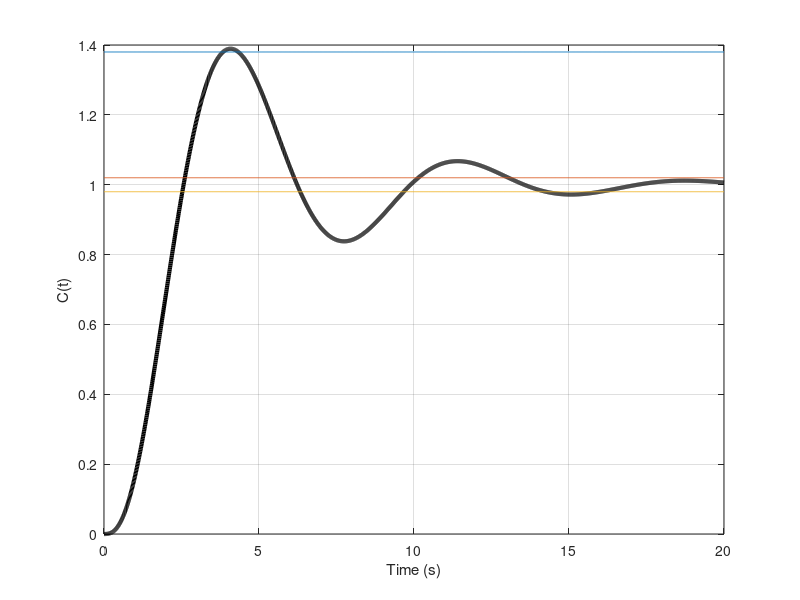

The MATLAB script that drew this image:
K=2;
num=[K];
den=[1 3 2 K];
sys=tf(num,den);
t=[0:0.01:20];
y=step(sys,t);
lu=1.02*ones(length(t),1)
ll=0.98*ones(length(t),1)

l=1.38*ones(length(t),1)

plot(t,y,'black','LineWidth',3);
hold on
plot(t,l,t,lu,t,ll);

grid
X=xlabel('Time (s)')
Y=ylabel('C(t)')
